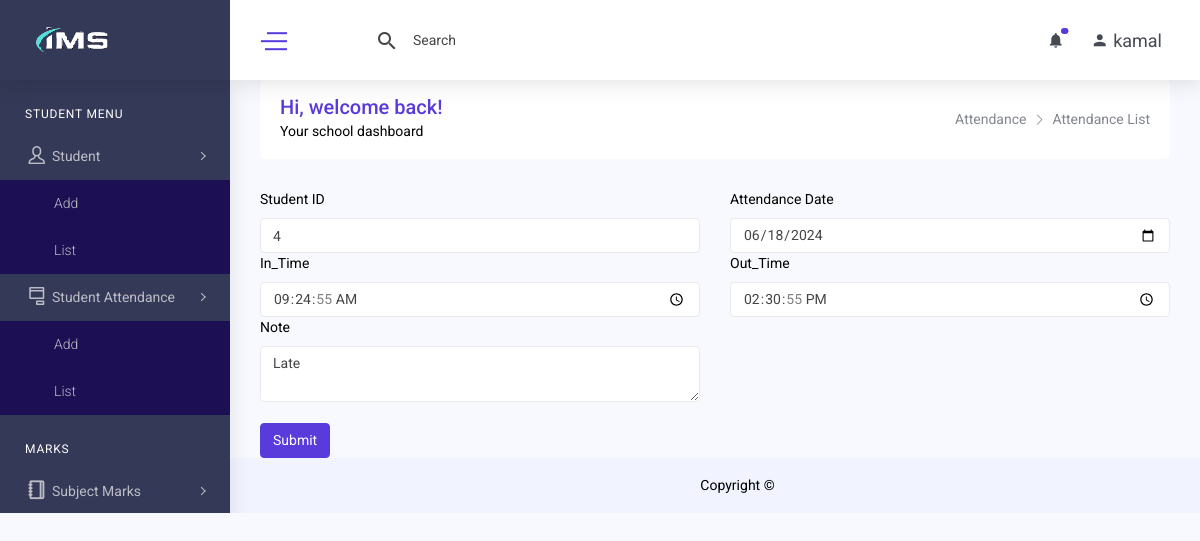
Page /student_attendance_edit.php?id=2 (signed in) on the committed database.
### tables this page shows
CREATE TABLE `student_attendance` (
  `id` int(11) NOT NULL,
  `student_id` int(11) DEFAULT NULL,
  `att_date` date DEFAULT NULL,
  `in_time` time DEFAULT NULL,
  `out_time` time DEFAULT NULL,
  `note` text DEFAULT NULL,
  `created_at` datetime DEFAULT NULL,
  `created_by` int(11) DEFAULT NULL,
  `updated_at` datetime DEFAULT NULL,
  `updated_by` int(11) DEFAULT NULL,
  `deleted_at` datetime DEFAULT NULL
);

### class/crud.php (called while the page is built, shortened)
<?php
    class crud{
        private $host='localhost';
        private $connection;
        public function __construct($user,$password,$database){
            $this->user=$user;
            $this->password=$password;
            $this->database=$database;
            $this->connection=new mysqli($this->host,$this->user,$this->password,$this->database);
        }
        public function common_select_single($table,$fields='*',$condition=false,$sort_field=false,$sort='ASC'){
            $result="";
            $error=false;
            $sql="select $fields from $table where deleted_at is null ";
            if(is_array($condition)){
                $sql.=" and ";
                foreach($condition as $k=>$v){
                    $v = $this->connection->real_escape_string($v);
                    $sql.="$k='$v' and ";
                }
                $sql=rtrim($sql,'and ');
            }
            $rs=$this->connection->query($sql);
            if($rs){
                if($rs->num_rows > 0){
                    while($r=$rs->fetch_object()){
                        $result=$r;
                    }
                }
            }else{
                $error=$this->connection->error;
            }
            $return = array('data'=>$result,'error'=>$error);
            return $return;
        }
    }
?>

### include/connection.php (called while the page is built, shortened)
<?php
    include_once('class/crud.php');
    $mysqli=new crud("root","","ims");
?>

### student_attendance_edit.php (the view, shortened to what this page needs)
<?php include('include/header.php'); ?>
<?php include('include/sidebar.php'); ?>
<body>
        <div class="content-body">
            <div class="container-fluid">
                <div class="row page-titles mx-0">
                    <div class="col-sm-6 p-md-0">
                        <div class="welcome-text">
                            <h4>Hi, welcome back!</h4>
                            <p class="mb-0">Your school dashboard</p>
                        </div>
                    </div>
                    <div class="col-sm-6 p-md-0 justify-content-sm-end mt-2 mt-sm-0 d-flex">
                        <ol class="breadcrumb">
                            <li class="breadcrumb-item"><a href="student_attendance_add.php">Attendance</a></li>
                            <li class="breadcrumb-item active"><a href="student_attendance_list.php">Attendance List</a></li>
                        </ol>
                    </div>
                </div>
    <?php
        $olddata=array();
        $con['id']=$_GET['id'];
        $result=$mysqli->common_select_single('student_attendance','*',$con);
        if($result){
            if($result['data']){
                $olddata=$result['data'];
            }
        }
    ?>
            <form method="post" action="">
                <div class="row">
                    <div class="col-md-6">
                        <label class="form-label" for="student_id">Student ID</label>
                        <input type="text" name="student_id" class="form-control" id="student_id" placeholder="Student id no." value="<?= $olddata->student_id ?>">
                    </div>
                    <div class="col-md-6">
                        <label class="form-label" for="att_date">Attendance Date</label>
                        <input type="date" id="att_date" class="form-control" value="<?= $olddata->att_date ?>" name="att_date" >
                    </div>
                    <div class="col-md-6">
                        <label class="form-label" for="in_time">In_Time</label>
                        <input type="time" id="in_time" class="form-control" value="<?= $olddata->in_time ?>" name="in_time">
                    </div>
                    <div class="col-md-6">
                        <label class="form-label" for="out_time">Out_Time</label>
                        <input type="time" name="out_time" class="form-control" id="out_time" value="<?= $olddata->out_time ?>" >
                    </div>
                    <div class="col-md-6">
                        <label class="form-label" for="note">Note</label>
                        <textarea name="note" id="note" class="form-control"><?= $olddata-> note ?></textarea>
                    </div>
                </div><br>
                <button type="submit" class="btn btn-primary">Submit</button>
            </form>
            </div>
        </div>
</body>
<?php include('include/footer.php') ?>

### rows in the picture
student_attendance: student_id "4", att_date "06/18/2024", in_time "09:24:55", out_time "14:30:55", note "Late"

### other values in the picture
$_SESSION['username'] "kamal"
